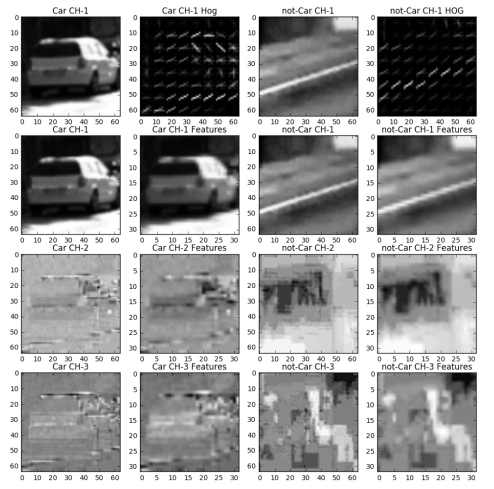
#> input picture examples/HOG_example.jpg, 988 x 978 px (shown at 1/2 size)
$ python -i detection.py   (imports and definitions only)   (older library calls are emulated)
#> lines starting #> are read from the running program, lines starting #| are printed output that depends on the picture
#> further down, picture is the input picture: shape (978, 988, 3); min 0, max 255, mean 154
import numpy as np
import cv2
import matplotlib.pyplot as plt
import matplotlib.image as mpimg

from scipy.ndimage.measurements import label
from skimage.feature import hog

import utils

IMAGE_NORMALIZER = 255.0
FRAME_QUEUE_SIZE = 25


# [9 lines left out: function draw_boxes, not called in this run]


def get_hog_features(img, orient, pix_per_cell, cell_per_block, vis=False, feature_vec=True):
    """
    This method generates hog features from the input image according to the values of the following parameters
    :param img:
        The input image
    :param orient:
    :param pix_per_cell:
    :param cell_per_block:
    :param vis:
    :param feature_vec:
    :return:
        Generated features
    """
    if vis:
        features, hog_image = hog(img, orientations=orient, pixels_per_cell=(pix_per_cell, pix_per_cell), \
                                  cells_per_block=(cell_per_block, cell_per_block), transform_sqrt=False, \
                                  visualise=True, feature_vector=False)
        return features.ravel(), hog_image
    else:

        features = hog(img, orientations=orient, pixels_per_cell=(pix_per_cell, pix_per_cell), \
                       cells_per_block=(cell_per_block, cell_per_block), transform_sqrt=False, \
                       visualise=False, feature_vector=feature_vec)
        return features.ravel()


def bin_spatial(image, size=(32, 32)):
    """
    This method calculate and returns spacial bins according to the size of the special bin

    :param image:
    :param size:
    :return:
    """
#> called with size = (32, 32)
    color1 = cv2.resize(image[:, :, 0], size).ravel()
#> color1 = 1024 values, max 255 at index 0, min 0 at index 60, mean 148
    color2 = cv2.resize(image[:, :, 1], size).ravel()
#> color2 has the same summary as color1
    color3 = cv2.resize(image[:, :, 2], size).ravel()
#> color3 has the same summary as color1
    return np.hstack((color1, color2, color3))

# Define a function to compute color histogram features
def color_hist(img, nbins=32):
    # Compute the histogram of the color channels separately
    color_1_hist = np.histogram(img[:, :, 0], bins=nbins)
    color_2_hist = np.histogram(img[:, :, 0], bins=nbins)
    color_3_hist = np.histogram(img[:, :, 0], bins=nbins)
    return np.concatenate((color_1_hist[0], color_2_hist[0], color_3_hist[0]))

# Define a function to extract features from a list of images
# Have this function call bin_spatial() and color_hist()
# [122 lines left out: functions extract_features, slide_window, not called in this run]

# Define a function to extract features from a single image window
# This function is very similar to extract_features()
# just for a single image rather than list of images
# Define a function to extract features from a single image window
# This function is very similar to extract_features()
# just for a single image rather than list of images
def single_img_features(img, color_space='RGB', spatial_size=(32, 32),
                        hist_bins=32, orient=9,
                        pix_per_cell=8, cell_per_block=2, hog_channel=0,
                        spatial_feat=True, hist_feat=True, hog_feat=True, vis=True):
    #1) Define an empty list to receive features
    img_features = []
    #2) Apply color conversion if other than 'RGB'
    if color_space != 'RGB':
        if color_space == 'HSV':
            feature_image = cv2.cvtColor(img, cv2.COLOR_RGB2HSV)
        elif color_space == 'LUV':
            feature_image = cv2.cvtColor(img, cv2.COLOR_RGB2LUV)
        elif color_space == 'HLS':
            feature_image = cv2.cvtColor(img, cv2.COLOR_RGB2HLS)
        elif color_space == 'YUV':
            feature_image = cv2.cvtColor(img, cv2.COLOR_RGB2YUV)
        elif color_space == 'YCrCb':
            feature_image = cv2.cvtColor(img, cv2.COLOR_RGB2YCrCb)
    else:
        feature_image = np.copy(img)
    # 3) Compute spatial features if flag is set
    if spatial_feat:
        spatial_features = bin_spatial(feature_image, size=spatial_size)
#> spatial_features = 3072 values, max 255 at index 0, min 0 at index 60, mean 148
        # 4) Append features to list
        img_features.append(spatial_features)
    # 5) Compute histogram features if flag is set
    if hist_feat:
        hist_features = color_hist(feature_image, nbins=hist_bins)
#> hist_features = 96 values, max 289346 at index 31, min 8751 at index 28, mean 30195.8
        # 6) Append features to list
        img_features.append(hist_features)
    # 7) Compute HOG features if flag is set
    if hog_feat:
        if hog_channel == 'ALL':
            hog_features = []
            for channel in range(feature_image.shape[2]):
                hog_features.extend(get_hog_features(feature_image[:, :, channel],
                                                     orient, pix_per_cell, cell_per_block,
                                                     vis=False, feature_vec=True))
        else:
            if vis:
                hog_features, hog_image = get_hog_features(feature_image[:, :, hog_channel], orient,
                                                           pix_per_cell, cell_per_block, vis=True, feature_vec=True)
#> in get_hog_features, `features, hog_image = hog(img, orientations=orient, pixels_per_cell=(p..`:
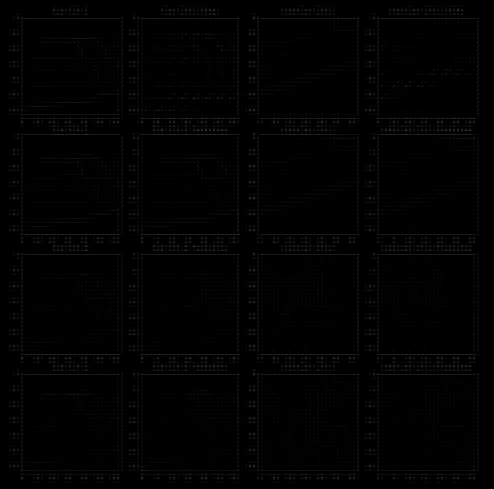
#> hog_image: shape (978, 988) float64 (shown at 1/2 size); min 0, max 115.9, mean 2
            else:
                hog_features = get_hog_features(feature_image[:, :, hog_channel], orient,
                                                pix_per_cell, cell_per_block, vis=False, feature_vec=True)
            # 8) Append features to list
            img_features.append(hog_features)

    # 9) Return concatenated array of features
    if hog_feat and vis:
        return np.concatenate(img_features), hog_image
    else:
        return np.concatenate(img_features)

# Define a function you will pass an image
# and the list of windows to be searched (output of slide_windows())
# [24 lines left out: function search_windows, not called in this run]

class FrameQueue:
    """
    This class is used to maintain a queue of heat-map frames
    """

    def __init__(self, max_frames):
        self.frames = []
        self.max_frames = max_frames

    def enqueue(self, frame):
        self.frames.insert(0, frame)

    def _size(self):
        return len(self.frames)

    # [12 lines left out: functions _dequeue, sum_frames, not called in this run]

class VehicleDetect:
    """
    This is the main class of the project. It encapsulates methods we created for sliding windows, feature generation,
    machine learning mode, and remove duplicates and false positives. Also, internally, it calls other utility methods
    for task such as drawing bounding boxes.
    """

    # [50 lines left out: functions __init__, detect, not called in this run]

>>> import cv2
>>> picture = cv2.cvtColor(cv2.imread('examples/HOG_example.jpg'), cv2.COLOR_BGR2RGB)
>>> result = single_img_features(picture)

$ run again, on examples/sliding_window.jpg
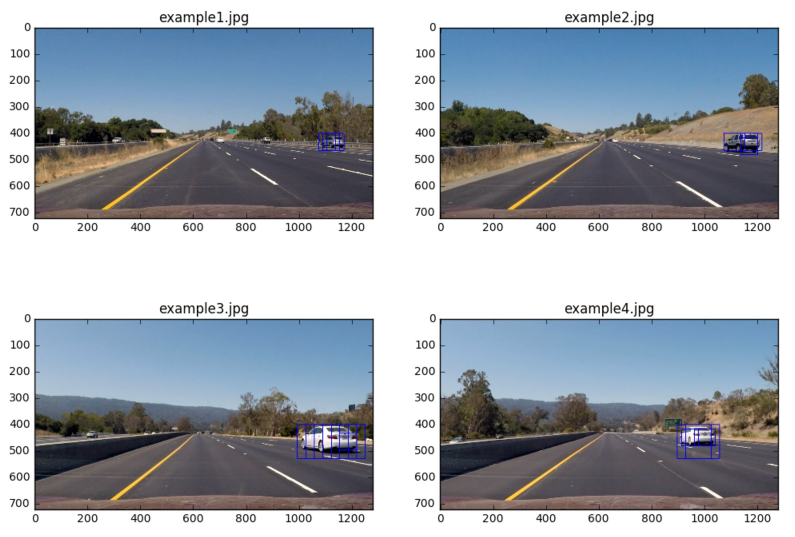
#> input picture examples/sliding_window.jpg, 1590 x 1074 px (shown at 1/2 size)
#> color1 = 1024 values, max 255 at index 0, min 3 at index 897, mean 166.6
#> color2 = 1024 values, max 255 at index 0, min 5 at index 860, mean 173.7
#> color3 = 1024 values, max 255 at index 0, min 7 at index 237, mean 181.8
#> spatial_features = 3072 values, max 255 at index 0, min 3 at index 897, mean 174
#> hist_features = 96 values, max 617228 at index 31, min 3119 at index 28, mean 53364.4
#> in get_hog_features, `features, hog_image = hog(img, orientations=orient, pixels_per_cell=(p..`:
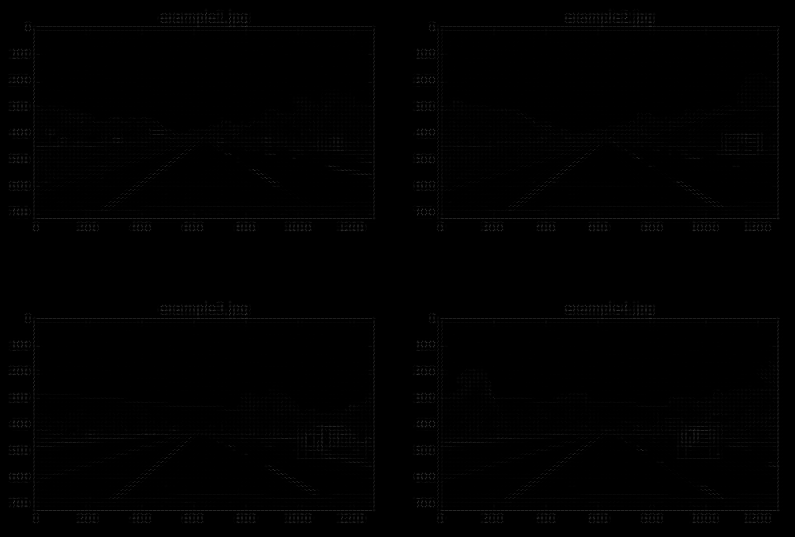
#> hog_image: shape (1074, 1590) float64 (shown at 1/2 size); min 0, max 113.4, mean 1.1
#> in get_hog_features, `features, hog_image = hog(img, orientations=orient, pixels_per_cell=(p..`:
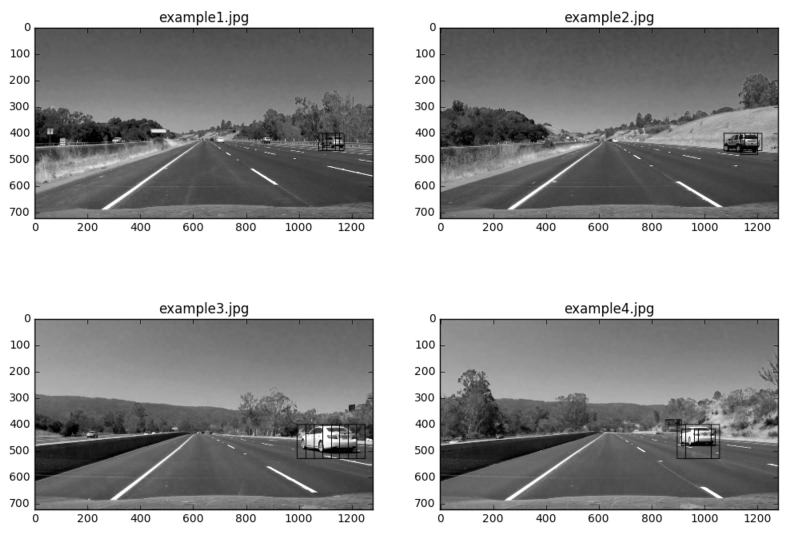
#> img: shape (1074, 1590) (shown at 1/2 size); min 0, max 255, mean 160.1

$ run again, on examples/sliding_windows.jpg
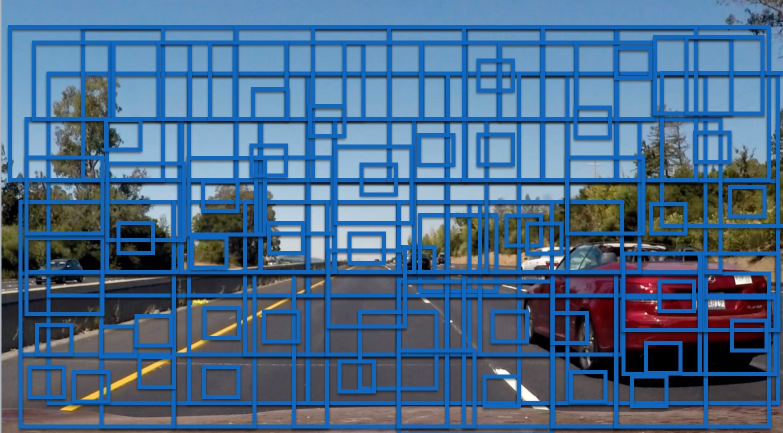
#> input picture examples/sliding_windows.jpg, 1566 x 866 px (shown at 1/2 size)
#> color1 = 1024 values, max 255 at index 884, min 0 at index 480, mean 73.62
#> color2 = 1024 values, max 254 at index 884, min 0 at index 480, mean 104.4
#> color3 = 1024 values, max 247 at index 884, min 0 at index 480, mean 135.1
#> spatial_features = 3072 values, max 255 at index 884, min 0 at index 480, mean 104.4
#> hist_features = 96 values, max 222848 at index 2, min 615 at index 28, mean 42379.9
#> in get_hog_features, `features, hog_image = hog(img, orientations=orient, pixels_per_cell=(p..`:
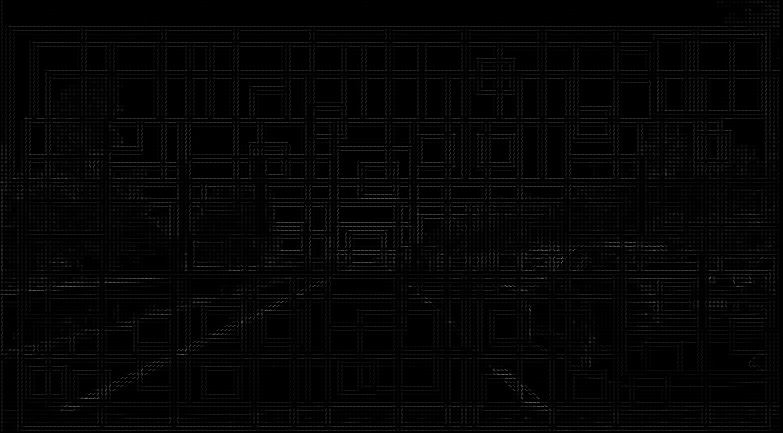
#> hog_image: shape (866, 1566) float64 (shown at 1/2 size); min 0, max 79.14, mean 1.5; drawn with min black and max white
#> in get_hog_features, `features, hog_image = hog(img, orientations=orient, pixels_per_cell=(p..`:
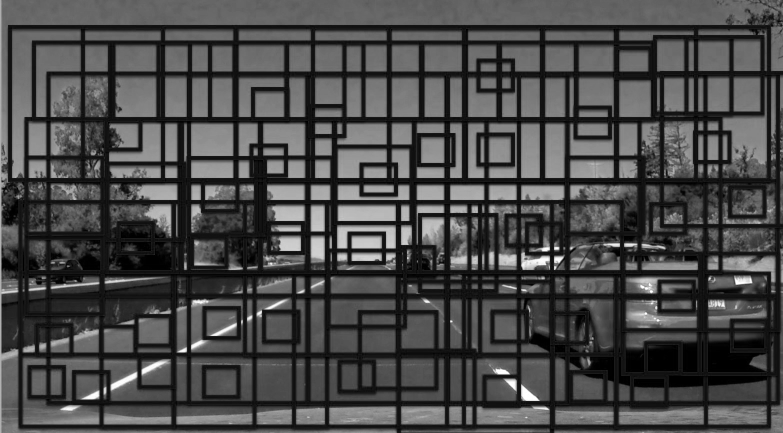
#> img: shape (866, 1566) (shown at 1/2 size); min 0, max 255, mean 73.7

$ run again, on examples/bboxes_and_heat.png
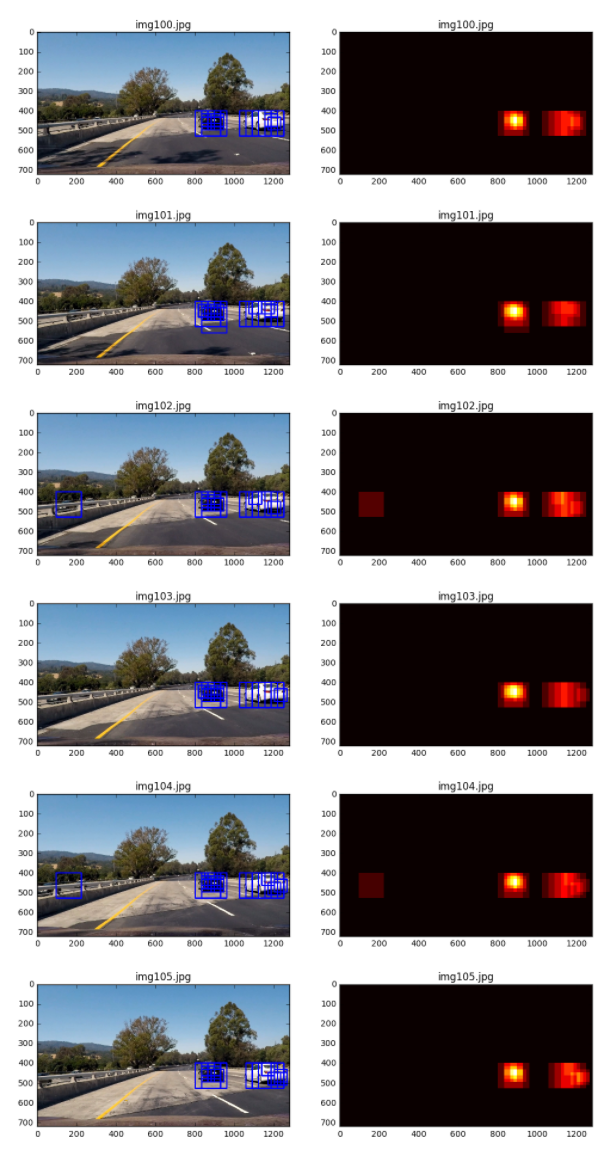
#> input picture examples/bboxes_and_heat.png, 610 x 1150 px
#> color1 = 1024 values, max 255 at index 0, min 0 at index 107, mean 134.6
#> color2 = 1024 values, max 255 at index 0, min 0 at index 50, mean 132.7
#> color3 = 1024 values, max 255 at index 0, min 0 at index 50, mean 136.8
#> spatial_features = 3072 values, max 255 at index 0, min 0 at index 107, mean 134.7
#> hist_features = 96 values, max 236850 at index 31, min 3194 at index 27, mean 21921.9
#> in get_hog_features, `features, hog_image = hog(img, orientations=orient, pixels_per_cell=(p..`:
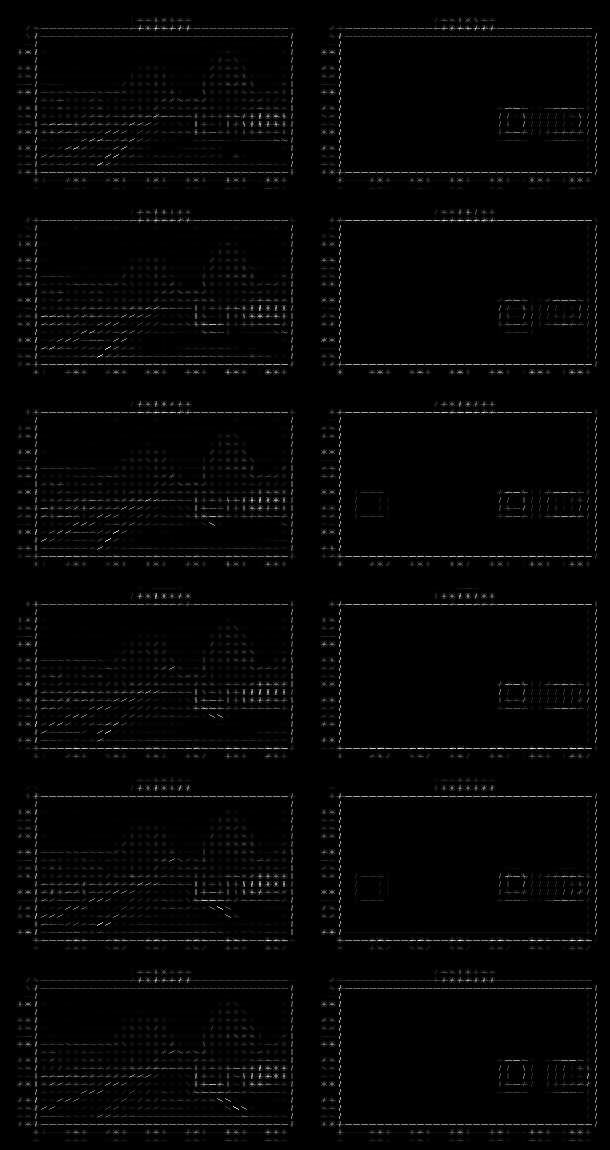
#> hog_image: shape (1150, 610) float64; min 0, max 95.92, mean 1.7; drawn with min black and max white
#> in get_hog_features, `features, hog_image = hog(img, orientations=orient, pixels_per_cell=(p..`:
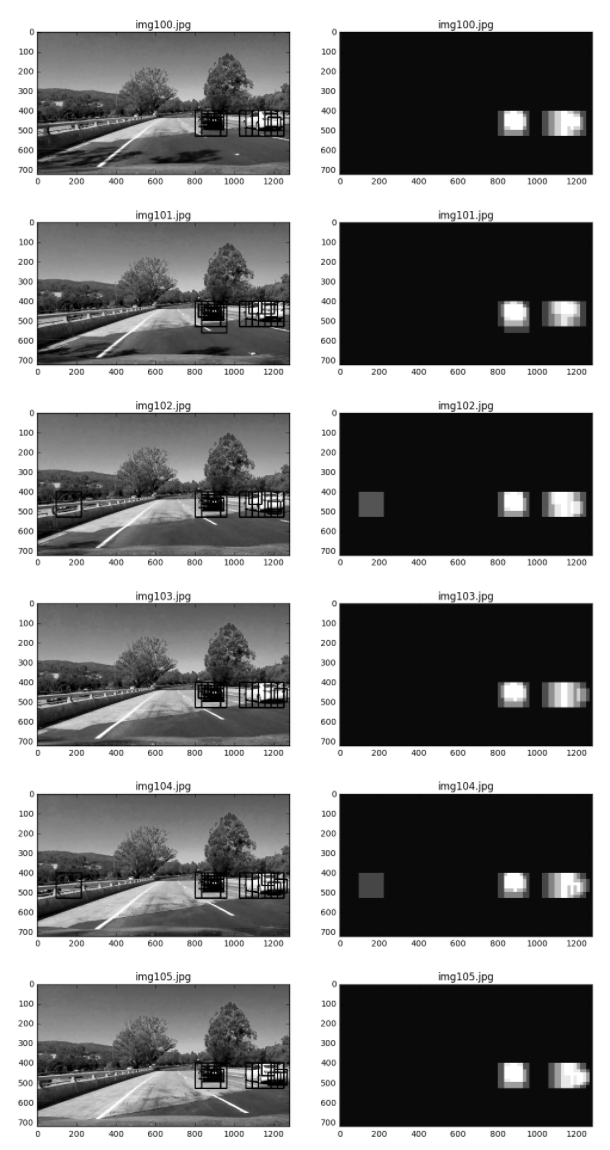
#> img: shape (1150, 610); min 0, max 255, mean 131.6
